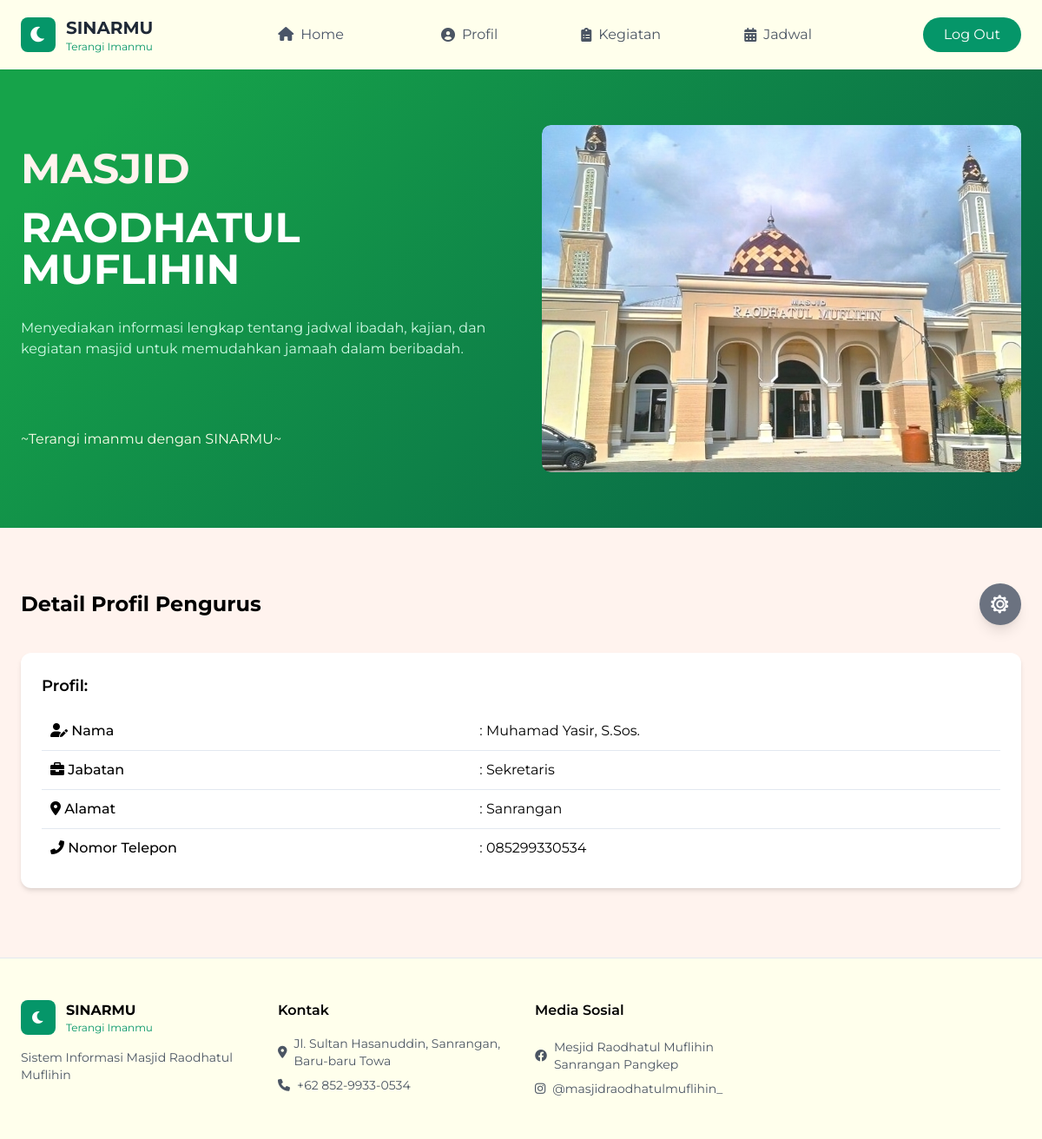
The app's page /detail_profil_pengurus.php (signed in) with its own data.
### tables this page shows
CREATE TABLE `pengurus` (
  `id_pengurus` int NOT NULL,
  `id_akun` int NOT NULL,
  `id_masjid` int NOT NULL,
  `nama_pengurus` varchar(100) NOT NULL,
  `jabatan_pengurus` varchar(100) NOT NULL,
  `alamat_pengurus` varchar(200) DEFAULT NULL,
  `no_telepon_pengurus` varchar(20) DEFAULT NULL,
  `created_at` timestamp NULL DEFAULT CURRENT_TIMESTAMP,
  `updated_at` timestamp NULL DEFAULT CURRENT_TIMESTAMP ON UPDATE CURRENT_TIMESTAMP
);

### detail_profil_pengurus.php (the view, shortened to what this page needs)
<?php
include 'koneksi.php';
$username = $_SESSION['username'];
$queryAkun = $conn->prepare("SELECT id_akun FROM akun WHERE username = ?");
$queryAkun->bind_param("s", $username);
$queryAkun->execute();
$resultAkun = $queryAkun->get_result();
if ($resultAkun->num_rows > 0) {
    $akunData = $resultAkun->fetch_assoc();
    $id_akun = $akunData['id_akun'];
} else {
    echo "Akun tidak ditemukan.";
    exit;
}
?>
<!DOCTYPE html>
<html lang="id">
<head>
    <link href="https://cdnjs.cloudflare.com/ajax/libs/tailwindcss/2.2.19/tailwind.min.css" rel="stylesheet">
    <link href="https://cdnjs.cloudflare.com/ajax/libs/font-awesome/6.0.0/css/all.min.css" rel="stylesheet">
</head>
<body>
    <nav class="background shadow-sm sticky top-0 z-50">
        <div class="max-w-7xl mx-auto px-6">
            <div class="flex justify-between h-20 items-center">
                <div class="flex items-center gap-3">
                    <div class="w-10 h-10 bg-green-600 rounded-lg flex items-center justify-center">
                        <i class="fas fa-moon text-white text-xl"></i>
                    </div>
                    <div>
                        <h1 class="font-bold text-xl text-gray-800">SINARMU</h1>
                        <p class="text-xs text-green-600">Terangi Imanmu</p>
                    </div>
                </div>
                <div class="hidden md:flex items-center space-x-20">
                    <div class="relative">
                        <div id="Home" class="flex items-center text-gray-600 hover:text-green-600 px-2 py-1 cursor-pointer">
                            <a href="home.php">
                                <i class="fas fa-home mr-2"></i>Home
                            </a>
                        </div>
                    </div>
                    <div class="relative">
                        <div id="Profil" class="flex items-center text-gray-600 hover:text-green-600 px-2 py-1 cursor-pointer">
                            <i class="fas fa-user-circle mr-2"></i>Profil
                        </div>
                    </div>
                    <div class="relative">
                        <div id="Activity" class="flex items-center text-gray-600 hover:text-green-600 px-2 py-1 cursor-pointer">
                            <i class="fas fa-clipboard-list mr-2"></i>Kegiatan
                        </div>
                    </div>
                    <div class="relative">
                        <div id="Schedule" class="flex items-center text-gray-600 hover:text-green-600 px-2 py-1 cursor-pointer">
                            <i class="fas fa-calendar-alt mr-2"></i>Jadwal
                        </div>
                    </div>
                </div>
                <div class="flex items-center gap-4">
                    <a href="logout.php" class="bg-green-600 text-white px-6 py-2 rounded-full hover:bg-green-700 transition">Log Out</a>
                </div>
            </div>
        </div>
    </nav>
    <section class="hero-gradient py-16 text-white">
        <div class="max-w-7xl mx-auto px-6">
            <div class="grid grid-cols-1 md:grid-cols-2 gap-12 items-center">
                <div>
                    <h1 class="text-5xl font-bold mb-5" style="color: #fff3ee">MASJID</h1>
                    <h1 class="text-5xl font-bold mb-8">RAODHATUL MUFLIHIN</h1>
                    <p class="text-green-100 mb-20">Menyediakan informasi lengkap tentang jadwal ibadah, kajian, dan kegiatan masjid untuk memudahkan jamaah dalam beribadah.</p>
                    <h3 class="text-green-50" style="color: #FFFFEC">~Terangi imanmu dengan SINARMU~</h3>
                </div>
                <div class="relative w-full h-94 overflow-hidden">
                    <div class="swiper-container">
                        <div class="swiper-wrapper">
                            <div class="swiper-slide"><img src="/sisfo-masjid/image/masjid1.png" alt="Gambar 1" class="rounded-lg shadow-lg"></div>
                        </div>
                    </div>
                </div>
            </div>
        </div>
    </section>
    <section class="card py-16">
        <div class="max-w-7xl mx-auto px-6">
            <div class="flex justify-between items-center mb-8">
                <h2 class="text-2xl font-bold">Detail Profil Pengurus</h2>
                <div class="flex items-center space-x-4">
                    <a href="pengaturan_akun_pengurus.php" class="text-white bg-gray-500 hover:text-gray-300 rounded-full p-3 shadow-lg" title="Pengaturan Akun">
                    </a>
                </div>
            </div>
            <?php
            $query = "SELECT * FROM pengurus WHERE id_akun = ?";
            $stmt = $conn->prepare($query);
            $stmt->bind_param("i", $id_akun);
            $stmt->execute();
            $result = $stmt->get_result();
            if ($result->num_rows > 0):
                while ($data = $result->fetch_assoc()):
            ?>
            <div class="card-hover bg-white rounded-xl overflow-hidden mb-4 shadow-md">
                <a href="edit_profil_pengurus.php?id=<?php echo $data['id_pengurus']; ?>" class="block w-full h-full">
                    <div class="p-6">
                        <h2 class="text-lg font-semibold mb-4">Profil:</h2>
                        <div class="detail">
                            <table class="table-auto w-full">
                                <tbody>
                                    <tr class="border-b">
                                        <th class="text-left py-2 pr-4 font-medium">
                                            <i class="fas fa-user-edit"></i> Nama
                                        </th>
                                        <td class="py-2">: <?php echo htmlspecialchars($data['nama_pengurus']); ?></td>
                                    </tr>
                                    <tr class="border-b">
                                        <th class="text-left py-2 pr-4 font-medium">
                                            <i class="fas fa-briefcase"></i> Jabatan
                                        </th>
                                        <td class="py-2">: <?php echo htmlspecialchars($data['jabatan_pengurus']); ?></td>
                                    </tr>
                                    <tr class="border-b">
                                        <th class="text-left py-2 pr-4 font-medium">
                                            <i class="fas fa-map-marker-alt"></i> Alamat
                                        </th>
                                        <td class="py-2">: <?php echo htmlspecialchars($data['alamat_pengurus']); ?></td>
                                    </tr>
                                    <tr>
                                        <th class="text-left py-2 pr-4 font-medium">
                                            <i class="fas fa-phone-alt"></i> Nomor Telepon
                                        </th>
                                        <td class="py-2">: <?php echo htmlspecialchars($data['no_telepon_pengurus']); ?></td>
                                    </tr>
                                </tbody>
                            </table>
                        </div>
                    </div>
                </a>
            </div>
            <?php
                endwhile;
            else:
            ?>
            <div class="text-center">
                <p class="text-gray-500">Tidak ada data pengurus tersedia.</p>
            </div>
            <?php endif; ?>
        </div>
    </section>
    <footer class="background border-t">
            <div class="max-w-7xl mx-auto px-6 py-12">
                <div class="grid grid-cols-1 md:grid-cols-4 gap-8">
                    <div>
                        <div class="flex items-center gap-3 mb-4">
                            <div class="w-10 h-10 bg-green-600 rounded-lg flex items-center justify-center">
                                <i class="fas fa-moon text-white"></i>
                            </div>
                            <div>
                                <h4 class="font-bold">SINARMU</h4>
                                <p class="text-xs text-green-600">Terangi Imanmu</p>
                            </div>
                        </div>
                        <p class="text-gray-600 text-sm">Sistem Informasi Masjid Raodhatul Muflihin</p>
                    </div>
                    <div>
                        <h5 class="font-semibold mb-4">Kontak</h5>
                        <ul class="space-y-2 text-sm text-gray-600">
                            <li class="flex items-center gap-2">
                                <i class="fas fa-map-marker-alt"></i>
                                    <a href="https://www.google.co.id/maps/place/Masjid+Raodhatul+Muflihin/@-4.8570717,119.5683597,17z/data=!3m1!4b1!4m6!3m5!1s0x2dbe50384d5f9bdf:0x94d60c3d24cec5d!8m2!3d-4.8570717!4d119.5709346!16s%2Fg%2F11cjh_1107?entry=ttu&g_ep=EgoyMDI0MTAyNy4wIKXMDSoASAFQAw%3D%3D" class="hover:text-green-600">
                                        Jl. Sultan Hasanuddin, Sanrangan, Baru-baru Towa
                                    </a>
                            </li>
                            <li class="flex items-center gap-2">
                                <i class="fas fa-phone"></i>
                                    <a href="https://wa.me/6285299330534" class="hover:text-green-600">
                                        +62 852-9933-0534
                                    </a>
                            </li>
                        </ul>
                    </div>
                    <div>
                        <h5 class="font-semibold mb-5">Media Sosial</h5>
                        <ul class="space-y-2 text-sm text-gray-600">
                            <li class="flex items-center gap-2">
                                <i class="fab fa-facebook"></i>
                                    <a href="https://web.facebook.com/pages/Mesjid-Raodhatul-Muflihin-Sanrangan-Pangkep/2469976183028030" class="hover:text-green-600">
                                        Mesjid Raodhatul Muflihin Sanrangan Pangkep
                                    </a>
                            </li>
                            <li class="flex items-center gap-2">
                                <i class="fab fa-instagram"></i>
                                    <a href="https://www.instagram.com/masjidraodhatulmuflihin_/" class="hover:text-green-600">
                                        @masjidraodhatulmuflihin_
                                    </a>
                            </li>
                        </ul>
                    </div>
                </div>
            </div>
    </footer>
</body>
</html>

### detail_profil_pengurus.php (style rules this page uses)
body { font-family: 'Montserrat', sans-serif; background-color: #fff3ee; }
.hero-gradient { background: linear-gradient(135deg, #16a34a 10%, #065f46 100%); }
.card { background: #fff3ee; }
.card-hover { transition: all 0.3s ease; }
nav { background: #FFFFEC; position: sticky; top: 0; z-index: 50; }
nav a { color: #4a5568; padding: 0.5rem 1rem; border-radius: 0.5rem; }
footer { background-color: #FFFFEC; border-top: 1px solid #e2e8f0; }
.swiper-container { width: 100%; height: 400px; position: relative; overflow: hidden; border-radius: 10px; }
.swiper-wrapper { display: flex; transition: transform 0.5s ease-in-out; }
.swiper-slide { display: flex; justify-content: center; align-items: center; opacity: 0; transition: opacity 0.5s ease-in-out; position: absolute; width: 100%; height: 100%; border-radius: 10px; overflow: hidden; box-shadow: 0 4px 15px rgba(0, 0, 0, 0.2); }
.swiper-slide-active { opacity: 1; }
.table-auto { border-collapse: collapse; width: 100%; }
.table-auto th { vertical-align: top; text-align: left; }
.table-auto td { text-align: left; }
.table-auto th, .table-auto td { padding: 10px; position: relative; }
.table-auto .border-b { border-bottom: 1px solid #e2e8f0; width: 100%; }

### records on screen
pengurus: nama_pengurus "Muhamad Yasir, S.Sos.", jabatan_pengurus "Sekretaris", alamat_pengurus "Sanrangan", no_telepon_pengurus "085299330534"
